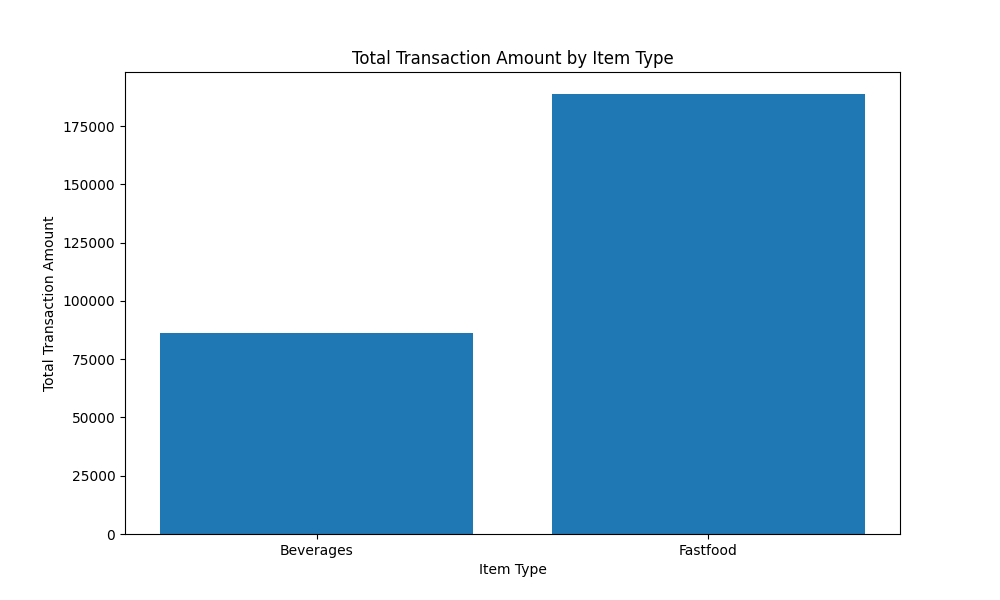

Here is the Python script that generated this plot:
import pandas as pd
import matplotlib.pyplot as plt
import argparse

if __name__ == '__main__':
  parser = argparse.ArgumentParser()
  parser.add_argument('--file_path', required=True, help='The path to the dataset file.')
  args = parser.parse_args()
# Load the dataset
  data = pd.read_csv(args.file_path)

# Group the data by 'item_type' and calculate the sum of 'transaction_amount' for each item type
item_type_total = data.groupby('item_type')['transaction_amount'].sum()

# Create a bar chart
plt.figure(figsize=(10, 6))
plt.bar(item_type_total.index, item_type_total.values)
plt.xlabel('Item Type')
plt.ylabel('Total Transaction Amount')
plt.title('Total Transaction Amount by Item Type')

# Save the visualization as "vis.png"
plt.savefig('vis.png')

# Show the plot (optional)
plt.show()